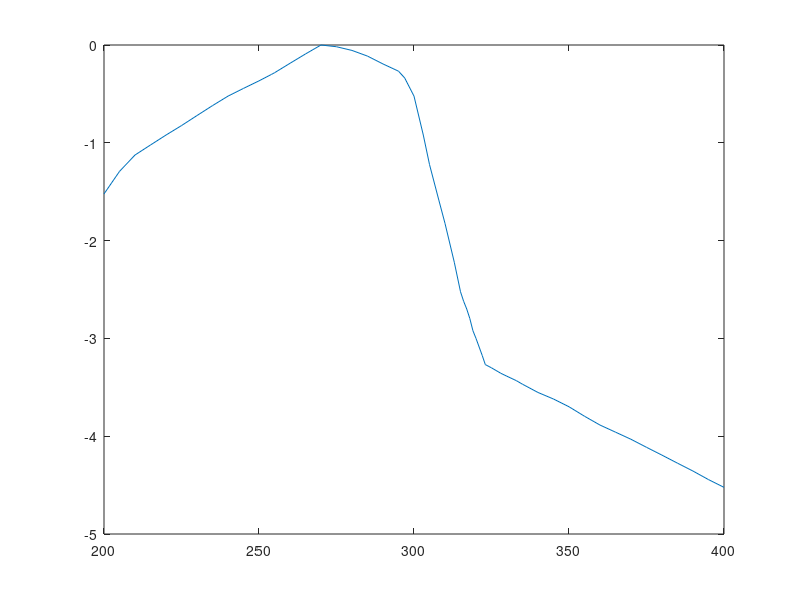

Write the MATLAB code that produced this figure. (Note: this script raises an error after producing the figure.)
%% s_safetyHazardFunctions.m
%
% These safety standard data were taken from the EN65471 standard for
% Photobiological safety of lamps and lamp systems.  The PDF is in the
% google drive under Papers, Medicine, Oral Cancer Screening, UVdamage,
% Lighting Standards.
%
% The data copied from the PDF are stored below and written out.  The
% examples at the time illustrate how to get the data from the files, which
% are in data/human/safetyStandards
%
% JEF, BW, 2019

% Examples:
%{
fname = which('Actinic.mat');
wave = 200:10:400;
data = ieReadSpectra(fname,wave);
ieNewGraphWin;
plot(wave,data);
grid on; xlabel('Wave (nm)'); ylabel('Weight');
%}
%{
fname = which('Actinic.mat');
wave = 200:10:400;
data = ieReadSpectra(fname,wave);
ieNewGraphWin;
plot(wave,data);
grid on; xlabel('Wave (nm)'); ylabel('Weight');
%}
%{
fname = which('blueLightHazard.mat');
wave = 300:10:800;
data = ieReadSpectra(fname,wave);
ieNewGraphWin;
plot(wave,data);
grid on; xlabel('Wave (nm)'); ylabel('Weight');
%}
%{
fname = which('burnHazard.mat');
wave = 300:10:800;
data = ieReadSpectra(fname,wave);
ieNewGraphWin;
plot(wave,data);
grid on; xlabel('Wave (nm)'); ylabel('Weight');
%}


%%
ActinicUVHazardFunction = ...
    [200 0.030
    205 0.051
    210 0.075
    215 0.095
    220 0.120
    225 0.150
    230 0.190
    235 0.240
    240 0.300
    245 0.360
    250 0.430
    254 0.500
    255 0.520
    260 0.650
    265 0.810
    270 1.000
    275 0.960
    280 0.880
    285 0.770
    290 0.640
    295 0.540
    297 0.460
    300 0.300
    303 0.120
    305 0.060
    308 0.026
    310 0.015
    313 0.006
    315 0.003
    316 0.0024
    317 0.0020
    318 0.0016
    319 0.0012
    320 0.0010
    322 0.00067
    323 0.00054
    325 0.00050
    328 0.00044
    330 0.00041
    333 0.00037
    335 0.00034
    340 0.00028
    345 0.00024
    350 0.00020
    355 0.00016
    360 0.00013
    365 0.00011
    370 0.000093
    375 0.000077
    380 0.000064
    385 0.000053
    390 0.000044
    395 0.000036
    400 0.000030];
%%
figure; plot(ActinicUVHazardFunction(:,1), log10(ActinicUVHazardFunction(:,2)));
%% Save the data
fname = fullfile(isetRootPath,'data','human','safetyStandards','Actinic');
comment = 'Actinic UV Hazard function.  Official definition from EN62471. Oral Cancer project, UVDamage, Lighting Standards.';
ieSaveSpectralFile(ActinicUVHazardFunction(:,1),ActinicUVHazardFunction(:,2),comment,fname);
%%
BlueLightHazardFunction = ...
    [300 0.01
    305 0.01
    310 0.01
    315 0.01
    320 0.01
    325 0.01
    330 0.01
    335 0.01
    340 0.01
    345 0.01
    350 0.01
    355 0.01
    360 0.01
    365 0.01
    370 0.01
    375 0.01
    380 0.01
    385 0.013
    390 0.025
    395 0.05
    400 0.10
    405 0.20
    410 0.40
    415 0.80
    420 0.90
    425 0.95
    430 0.98
    435 1.00
    440 1.00
    445 0.97
    450 0.94
    455 0.90
    460 0.80
    465 0.70
    470 0.62
    475 0.55
    480 0.45
    485 0.40
    490 0.22
    495 0.16
    500 0.1000
    505 0.0794
    510 0.0631
    515 0.0501
    520 0.0398
    525 0.0316
    530 0.0251
    535 0.0200
    540 0.0158
    545 0.0126
    550 0.0100
    555 0.0079
    560 0.0063
    565 0.0050
    570 0.0040
    575 0.0032
    580 0.0025
    585 0.0020
    590 0.0016
    595 0.0013
    600 0.001
    605 0.001
    610 0.001
    615 0.001
    620 0.001
    625 0.001
    630 0.001
    635 0.001
    640 0.001
    645 0.001
    650 0.001
    655 0.001
    660 0.001
    665 0.001
    670 0.001
    675 0.001
    680 0.001
    685 0.001
    690 0.001
    695 0.001
    700 0.001];
%%
figure; plot(BlueLightHazardFunction(:,1), log10(BlueLightHazardFunction(:,2)));

%% Save the data
fname = fullfile(isetRootPath,'data','human','safetyStandards','blueLightHazard');
comment = 'Blue light Hazard.  Official definition from EN62471. Oral Cancer project, UVDamage, Lighting Standards.';
ieSaveSpectralFile(BlueLightHazardFunction(:,1),BlueLightHazardFunction(:,2),comment,fname);

%%
BurnHazardFunction = ...
    [380  0.1
    385  0.13
    390  0.25
    395  0.5
    400  1.0
    405  2.0
    410  4.0
    415  8.0
    420  9.0
    425  9.5
    430  9.8
    435  10.0
    440  10.0
    445  9.7
    450  9.4
    455  9.0
    460  8.0
    465  7.0
    470  6.2
    475  5.5
    480  4.5
    485  4.0
    490  2.2
    495  1.6
    500    1.0
    505   1.0
    510   1.0
    515   1.0
    520   1.0
    525   1.0
    530   1.0
    535   1.0
    540   1.0
    545   1.0
    550   1.0
    555   1.0
    560   1.0
    565   1.0
    570    1.0
    575    1.0
    580   1.0
    585   1.0
    590   1.0
    595   1.0
    600 1.0
    605  1.0
    610  1.0
    615  1.0
    620  1.0
    625  1.0
    630  1.0
    635  1.0
    640  1.0
    645  1.0
    650  1.0
    655  1.0
    660  1.0
    665 1.0
    670  1.0
    675  1.0
    680  1.0
    685  1.0
    690  1.0
    695  1.0
    700                         1
    705         0.977237220955811
    710         0.954992586021436
    715         0.933254300796991
    720          0.91201083935591
    725         0.891250938133746
    730         0.870963589956081
    735         0.851138038202376
    740         0.831763771102671
    745         0.812830516164099
    750         0.794328234724281
    755         0.776247116628692
    760         0.758577575029184
    765         0.741310241300917
    770          0.72443596007499
    775         0.707945784384138
    780         0.691830970918937
    785         0.676082975391982
    790         0.660693448007596
    795         0.645654229034656
    800         0.630957344480193
    805         0.616595001861482
    810         0.602559586074358
    815         0.588843655355589
    820         0.575439937337157
    825         0.562341325190349
    830         0.549540873857625
    835         0.537031796370253
    840         0.524807460249773
    845         0.512861383991365
    850         0.501187233627272
    855         0.489778819368446
    860         0.478630092322638
    865         0.467735141287198
    870         0.457088189614875
    875         0.446683592150963
    880         0.436515832240166
    885         0.426579518801593
    890         0.416869383470335
    895         0.407380277804113
    900         0.398107170553497
    905         0.389045144994281
    910         0.380189396320561
    915         0.371535229097173
    920         0.363078054770101
    925         0.354813389233575
    930         0.346736850452532
    935         0.338844156139203
    940         0.331131121482591
    945         0.323593656929628
    950         0.316227766016838
    955         0.309029543251359
    960         0.301995172040202
    965         0.295120922666639
    970         0.288403150312661
    975         0.281838293126445
    980         0.275422870333817
    985         0.269153480392692
    990         0.263026799189538
    995         0.257039578276886
    1000         0.251188643150958
    1005         0.245470891568503
    1010         0.239883291901949
    1015         0.234422881531992
    1020         0.229086765276777
    1025         0.223872113856834
    1030         0.218776162394955
    1035         0.213796208950223
    1040         0.208929613085404
    1045         0.204173794466953
    1050         0.2
    1055                       0.2
    1060                       0.2
    1065                       0.2
    1070                       0.2
    1075                       0.2
    1080                       0.2
    1085                       0.2
    1090                       0.2
    1095                       0.2
    1100                       0.2
    1105                       0.2
    1110                       0.2
    1115                       0.2
    1120                       0.2
    1125                       0.2
    1130                       0.2
    1135                       0.2
    1140                       0.2
    1145                       0.2
    1150                       0.2
    1155         0.158865646944856
    1160         0.126191468896039
    1165         0.100237446725454
    1170        0.0796214341106994
    1175        0.0632455532033676
    1180        0.0502377286301916
    1185        0.0399052462993776
    1190        0.0316978638492223
    1195        0.0251785082358833
    1200                      0.02
    1205                      0.02
    1210                      0.02
    1215                      0.02
    1220                      0.02
    1225                      0.02
    1230                      0.02
    1235                      0.02
    1240                      0.02
    1245                      0.02
    1250                      0.02
    1255                      0.02
    1260                      0.02
    1265                      0.02
    1270                      0.02
    1275                      0.02
    1280                      0.02
    1285                      0.02
    1290                      0.02
    1295                      0.02
    1300                      0.02
    1305                      0.02
    1310                      0.02
    1315                      0.02
    1320                      0.02
    1325                      0.02
    1330                      0.02
    1335                      0.02
    1340                      0.02
    1345                      0.02
    1350                      0.02
    1355                      0.02
    1360                      0.02
    1365                      0.02
    1370                      0.02
    1375                      0.02
    1380                      0.02
    1385                      0.02
    1390                      0.02
    1395                      0.02
    1400                      0.02];
%%
figure; plot(BurnHazardFunction(:,1), log10(BurnHazardFunction(:,2))); hold on;
plot(BlueLightHazardFunction(:,1), log10(BlueLightHazardFunction(:,2)));

%% Save the data
fname = fullfile(isetRootPath,'data','human','safetyStandards','burnHazard');
comment = 'Burn Hazard.  Official definition from EN62471. Oral Cancer project, UVDamage, Lighting Standards.';
ieSaveSpectralFile(BurnHazardFunction(:,1),BurnHazardFunction(:,2),comment,fname);

%% END
